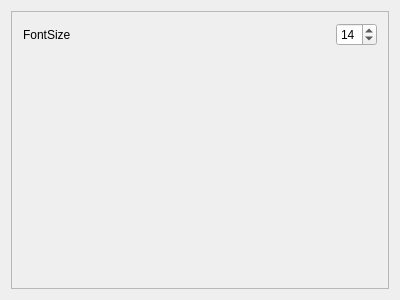
<?xml version="1.0" encoding="UTF-8"?>
<ui version="4.0">
 <class>Settings</class>
 <widget class="QWidget" name="Settings">
  <property name="geometry">
   <rect>
    <x>0</x>
    <y>0</y>
    <width>400</width>
    <height>300</height>
   </rect>
  </property>
  <property name="windowTitle">
   <string>Settings</string>
  </property>
  <property name="windowIcon">
   <iconset resource="../skin/shared.qrc">
    <normaloff>:/app/MusicPlayer.png</normaloff>:/app/MusicPlayer.png</iconset>
  </property>
  <layout class="QVBoxLayout" name="verticalLayout">
   <item>
    <widget class="QScrollArea" name="scrollArea">
     <property name="widgetResizable">
      <bool>true</bool>
     </property>
     <widget class="QWidget" name="scrollAreaWidgetContents">
      <property name="geometry">
       <rect>
        <x>0</x>
        <y>0</y>
        <width>386</width>
        <height>286</height>
       </rect>
      </property>
      <layout class="QVBoxLayout" name="verticalLayout_2">
       <item>
        <layout class="QHBoxLayout" name="horizontalLayout">
         <item>
          <widget class="QLabel" name="label">
           <property name="text">
            <string>FontSize</string>
           </property>
          </widget>
         </item>
         <item>
          <spacer name="horizontalSpacer">
           <property name="orientation">
            <enum>Qt::Orientation::Horizontal</enum>
           </property>
           <property name="sizeHint" stdset="0">
            <size>
             <width>40</width>
             <height>20</height>
            </size>
           </property>
          </spacer>
         </item>
         <item>
          <widget class="QSpinBox" name="spinBox_fontSize">
           <property name="sizePolicy">
            <sizepolicy hsizetype="Preferred" vsizetype="Preferred">
             <horstretch>0</horstretch>
             <verstretch>0</verstretch>
            </sizepolicy>
           </property>
           <property name="value">
            <number>14</number>
           </property>
          </widget>
         </item>
        </layout>
       </item>
       <item>
        <spacer name="verticalSpacer">
         <property name="orientation">
          <enum>Qt::Orientation::Vertical</enum>
         </property>
         <property name="sizeHint" stdset="0">
          <size>
           <width>20</width>
           <height>40</height>
          </size>
         </property>
        </spacer>
       </item>
      </layout>
     </widget>
    </widget>
   </item>
  </layout>
 </widget>
 <layoutdefault spacing="6" margin="11"/>
 <resources>
  <include location="../skin/shared.qrc"/>
 </resources>
 <connections/>
</ui>
